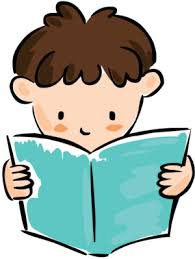
#> input picture images/basic.png, 195 x 259 px
$ python drawONpic.py
#> lines starting #> are read from the running program, lines starting #| are printed output that depends on the picture
import cv2
import numpy as np

image = cv2.imread('images/basic.png', 1)
#> image is the input picture: shape (259, 195, 3); mean B, G, R 174, 181.9, 166.8

#draw line from point to another with a specific color (in bgr) and width
cv2.line(image, (0,0), (150,150), (0,255,255), 15)

#draw rectangle as before
cv2.rectangle(image, (15,25), (200,150), (255,0,0), 5)

#draw a cricle with center, radius and color with fillin (-1)
cv2.circle(image, (100,63), 55, (0,0,255), -1)

#draw a polygon
pts = np.array([[10,5], [20,30], [70,20], [50,10]], np.int32)
pts = pts.reshape((-1,1,2))
cv2.polylines(image, [pts], True, (0,0,0), 3)

#add text on image
font = cv2.FONT_HERSHEY_SIMPLEX
cv2.putText(image, 'Hello World', (0,130), font, 1, (255,255,255), 2, cv2.LINE_AA)
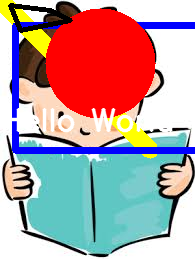
#> image: shape (259, 195, 3); mean B, G, R 157.5, 155, 182.1

cv2.imshow('image', image)
cv2.waitKey(0)
cv2.destroyAllWindows()

$ run again, with images/merge1.png copied over images/basic.png
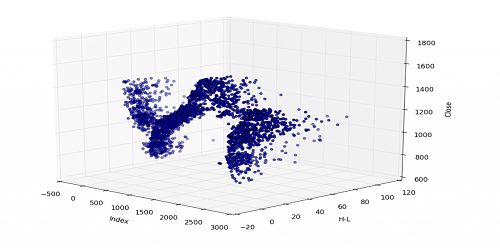
#> input picture images/merge1.png, 500 x 250 px
#> image is the input picture: shape (250, 500, 3); mean B, G, R 240.9, 235.7, 235.7
#> `cv2.putText(image, 'Hello World', (0,130), font, 1, (255,255,255), 2, ..`:
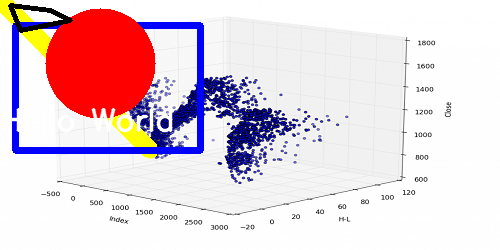
#> image: shape (250, 500, 3); mean B, G, R 219.5, 211.1, 230.1
